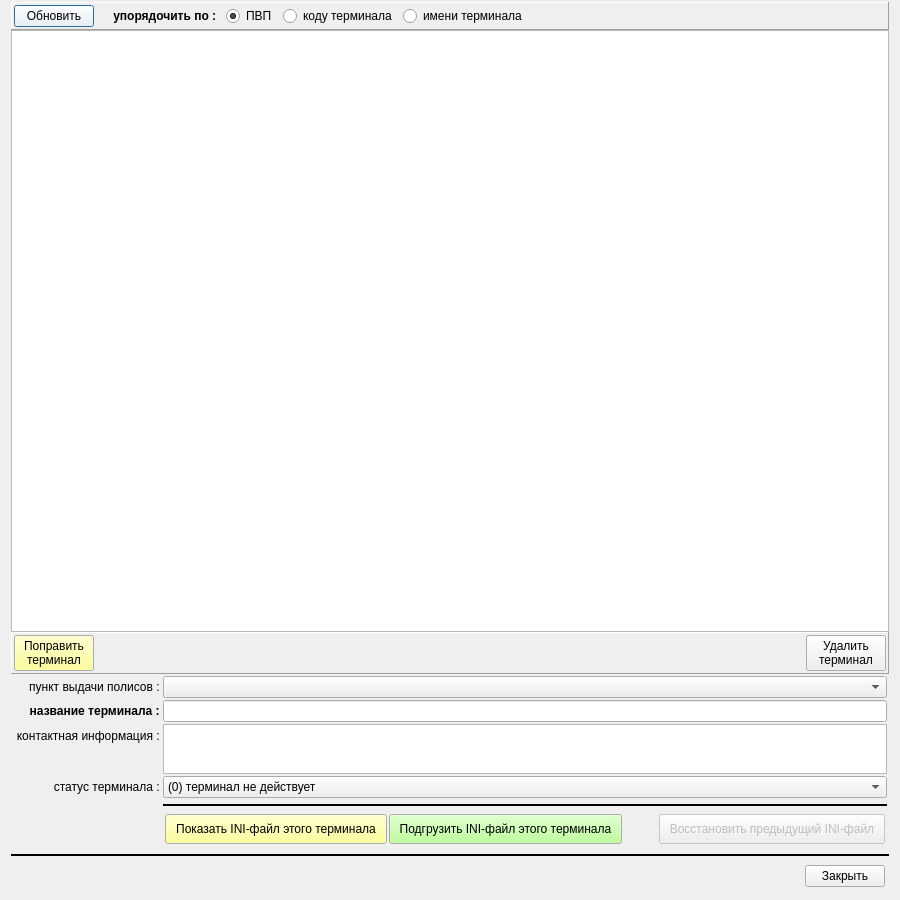
<?xml version="1.0" encoding="UTF-8"?>
<ui version="4.0">
 <class>terminals_wnd</class>
 <widget class="QDialog" name="terminals_wnd">
  <property name="geometry">
   <rect>
    <x>0</x>
    <y>0</y>
    <width>900</width>
    <height>900</height>
   </rect>
  </property>
  <property name="minimumSize">
   <size>
    <width>900</width>
    <height>0</height>
   </size>
  </property>
  <property name="windowTitle">
   <string>Справочник территорий (для отчётов по застрахованным)</string>
  </property>
  <layout class="QVBoxLayout" name="verticalLayout" stretch="0,1,0,0,0,0">
   <property name="spacing">
    <number>0</number>
   </property>
   <property name="topMargin">
    <number>2</number>
   </property>
   <item>
    <widget class="QFrame" name="frame">
     <property name="frameShape">
      <enum>QFrame::Panel</enum>
     </property>
     <property name="frameShadow">
      <enum>QFrame::Raised</enum>
     </property>
     <layout class="QHBoxLayout" name="horizontalLayout">
      <property name="spacing">
       <number>6</number>
      </property>
      <property name="leftMargin">
       <number>2</number>
      </property>
      <property name="topMargin">
       <number>2</number>
      </property>
      <property name="rightMargin">
       <number>2</number>
      </property>
      <property name="bottomMargin">
       <number>2</number>
      </property>
      <item>
       <widget class="QPushButton" name="bn_refresh">
        <property name="palette">
         <palette>
          <active>
           <colorrole role="Button">
            <brush brushstyle="SolidPattern">
             <color alpha="255">
              <red>255</red>
              <green>255</green>
              <blue>255</blue>
             </color>
            </brush>
           </colorrole>
          </active>
          <inactive>
           <colorrole role="Button">
            <brush brushstyle="SolidPattern">
             <color alpha="255">
              <red>255</red>
              <green>255</green>
              <blue>255</blue>
             </color>
            </brush>
           </colorrole>
          </inactive>
          <disabled>
           <colorrole role="Button">
            <brush brushstyle="SolidPattern">
             <color alpha="255">
              <red>255</red>
              <green>255</green>
              <blue>255</blue>
             </color>
            </brush>
           </colorrole>
          </disabled>
         </palette>
        </property>
        <property name="text">
         <string>Обновить</string>
        </property>
        <property name="icon">
         <iconset resource="_inko_pol2_res.qrc">
          <normaloff>:/refresh.png</normaloff>:/refresh.png</iconset>
        </property>
       </widget>
      </item>
      <item>
       <widget class="QLabel" name="label_4">
        <property name="font">
         <font>
          <weight>75</weight>
          <bold>true</bold>
         </font>
        </property>
        <property name="text">
         <string>    упорядочить по : </string>
        </property>
       </widget>
      </item>
      <item>
       <widget class="QRadioButton" name="rb_point">
        <property name="text">
         <string>ПВП</string>
        </property>
        <property name="checked">
         <bool>true</bool>
        </property>
       </widget>
      </item>
      <item>
       <widget class="QRadioButton" name="rb_term_code">
        <property name="text">
         <string>коду терминала</string>
        </property>
       </widget>
      </item>
      <item>
       <widget class="QRadioButton" name="rb_term_name">
        <property name="text">
         <string>имени терминала</string>
        </property>
       </widget>
      </item>
      <item>
       <spacer name="horizontalSpacer">
        <property name="orientation">
         <enum>Qt::Horizontal</enum>
        </property>
        <property name="sizeHint" stdset="0">
         <size>
          <width>40</width>
          <height>20</height>
         </size>
        </property>
       </spacer>
      </item>
     </layout>
    </widget>
   </item>
   <item>
    <widget class="QTableView" name="tab_terminals">
     <property name="selectionMode">
      <enum>QAbstractItemView::SingleSelection</enum>
     </property>
     <property name="selectionBehavior">
      <enum>QAbstractItemView::SelectRows</enum>
     </property>
     <attribute name="verticalHeaderDefaultSectionSize">
      <number>20</number>
     </attribute>
     <attribute name="verticalHeaderMinimumSectionSize">
      <number>20</number>
     </attribute>
    </widget>
   </item>
   <item>
    <widget class="QFrame" name="frame_2">
     <property name="frameShape">
      <enum>QFrame::Panel</enum>
     </property>
     <property name="frameShadow">
      <enum>QFrame::Raised</enum>
     </property>
     <layout class="QHBoxLayout" name="horizontalLayout_2">
      <property name="spacing">
       <number>2</number>
      </property>
      <property name="leftMargin">
       <number>2</number>
      </property>
      <property name="topMargin">
       <number>2</number>
      </property>
      <property name="rightMargin">
       <number>2</number>
      </property>
      <property name="bottomMargin">
       <number>2</number>
      </property>
      <item>
       <widget class="QPushButton" name="bn_edit">
        <property name="palette">
         <palette>
          <active>
           <colorrole role="Button">
            <brush brushstyle="SolidPattern">
             <color alpha="255">
              <red>255</red>
              <green>255</green>
              <blue>127</blue>
             </color>
            </brush>
           </colorrole>
          </active>
          <inactive>
           <colorrole role="Button">
            <brush brushstyle="SolidPattern">
             <color alpha="255">
              <red>255</red>
              <green>255</green>
              <blue>127</blue>
             </color>
            </brush>
           </colorrole>
          </inactive>
          <disabled>
           <colorrole role="Button">
            <brush brushstyle="SolidPattern">
             <color alpha="255">
              <red>255</red>
              <green>255</green>
              <blue>127</blue>
             </color>
            </brush>
           </colorrole>
          </disabled>
         </palette>
        </property>
        <property name="text">
         <string>Поправить
 терминал </string>
        </property>
       </widget>
      </item>
      <item>
       <spacer name="horizontalSpacer_2">
        <property name="orientation">
         <enum>Qt::Horizontal</enum>
        </property>
        <property name="sizeHint" stdset="0">
         <size>
          <width>40</width>
          <height>20</height>
         </size>
        </property>
       </spacer>
      </item>
      <item>
       <widget class="QPushButton" name="bn_delete">
        <property name="text">
         <string>Удалить
 терминал </string>
        </property>
       </widget>
      </item>
     </layout>
    </widget>
   </item>
   <item>
    <layout class="QFormLayout" name="formLayout">
     <property name="fieldGrowthPolicy">
      <enum>QFormLayout::AllNonFixedFieldsGrow</enum>
     </property>
     <property name="verticalSpacing">
      <number>2</number>
     </property>
     <property name="leftMargin">
      <number>2</number>
     </property>
     <property name="topMargin">
      <number>2</number>
     </property>
     <property name="rightMargin">
      <number>2</number>
     </property>
     <property name="bottomMargin">
      <number>2</number>
     </property>
     <item row="0" column="0">
      <widget class="QLabel" name="label_5">
       <property name="minimumSize">
        <size>
         <width>150</width>
         <height>0</height>
        </size>
       </property>
       <property name="maximumSize">
        <size>
         <width>150</width>
         <height>16777215</height>
        </size>
       </property>
       <property name="font">
        <font>
         <weight>50</weight>
         <bold>false</bold>
        </font>
       </property>
       <property name="text">
        <string>пункт выдачи полисов : </string>
       </property>
       <property name="alignment">
        <set>Qt::AlignRight|Qt::AlignTrailing|Qt::AlignVCenter</set>
       </property>
      </widget>
     </item>
     <item row="0" column="1">
      <widget class="QComboBox" name="combo_points"/>
     </item>
     <item row="1" column="0">
      <widget class="QLabel" name="label">
       <property name="minimumSize">
        <size>
         <width>150</width>
         <height>0</height>
        </size>
       </property>
       <property name="maximumSize">
        <size>
         <width>150</width>
         <height>16777215</height>
        </size>
       </property>
       <property name="font">
        <font>
         <weight>75</weight>
         <bold>true</bold>
        </font>
       </property>
       <property name="text">
        <string>название терминала : </string>
       </property>
       <property name="alignment">
        <set>Qt::AlignRight|Qt::AlignTrailing|Qt::AlignVCenter</set>
       </property>
      </widget>
     </item>
     <item row="1" column="1">
      <widget class="QLineEdit" name="ln_terminal_name">
       <property name="font">
        <font>
         <weight>75</weight>
         <bold>true</bold>
        </font>
       </property>
      </widget>
     </item>
     <item row="2" column="0">
      <widget class="QLabel" name="label_3">
       <property name="minimumSize">
        <size>
         <width>150</width>
         <height>0</height>
        </size>
       </property>
       <property name="maximumSize">
        <size>
         <width>150</width>
         <height>16777215</height>
        </size>
       </property>
       <property name="font">
        <font>
         <weight>50</weight>
         <bold>false</bold>
        </font>
       </property>
       <property name="text">
        <string>контактная информация : </string>
       </property>
       <property name="alignment">
        <set>Qt::AlignRight|Qt::AlignTrailing|Qt::AlignVCenter</set>
       </property>
      </widget>
     </item>
     <item row="2" column="1">
      <widget class="QTextEdit" name="te_contacts">
       <property name="minimumSize">
        <size>
         <width>0</width>
         <height>50</height>
        </size>
       </property>
       <property name="maximumSize">
        <size>
         <width>16777215</width>
         <height>50</height>
        </size>
       </property>
      </widget>
     </item>
     <item row="3" column="0">
      <widget class="QLabel" name="label_2">
       <property name="minimumSize">
        <size>
         <width>150</width>
         <height>0</height>
        </size>
       </property>
       <property name="maximumSize">
        <size>
         <width>150</width>
         <height>16777215</height>
        </size>
       </property>
       <property name="text">
        <string>статус терминала : </string>
       </property>
       <property name="alignment">
        <set>Qt::AlignRight|Qt::AlignTrailing|Qt::AlignVCenter</set>
       </property>
      </widget>
     </item>
     <item row="3" column="1">
      <widget class="QComboBox" name="combo_status">
       <item>
        <property name="text">
         <string>(0) терминал не действует</string>
        </property>
       </item>
       <item>
        <property name="text">
         <string>(1) терминал действует</string>
        </property>
       </item>
      </widget>
     </item>
     <item row="4" column="1">
      <widget class="Line" name="line_2">
       <property name="minimumSize">
        <size>
         <width>0</width>
         <height>10</height>
        </size>
       </property>
       <property name="frameShadow">
        <enum>QFrame::Plain</enum>
       </property>
       <property name="lineWidth">
        <number>2</number>
       </property>
       <property name="orientation">
        <enum>Qt::Horizontal</enum>
       </property>
      </widget>
     </item>
     <item row="5" column="1">
      <layout class="QHBoxLayout" name="horizontalLayout_3">
       <property name="spacing">
        <number>2</number>
       </property>
       <property name="leftMargin">
        <number>2</number>
       </property>
       <property name="topMargin">
        <number>2</number>
       </property>
       <property name="rightMargin">
        <number>2</number>
       </property>
       <property name="bottomMargin">
        <number>2</number>
       </property>
       <item>
        <widget class="QPushButton" name="bn_show_INI">
         <property name="minimumSize">
          <size>
           <width>0</width>
           <height>30</height>
          </size>
         </property>
         <property name="maximumSize">
          <size>
           <width>250</width>
           <height>16777215</height>
          </size>
         </property>
         <property name="palette">
          <palette>
           <active>
            <colorrole role="Button">
             <brush brushstyle="SolidPattern">
              <color alpha="255">
               <red>255</red>
               <green>255</green>
               <blue>127</blue>
              </color>
             </brush>
            </colorrole>
           </active>
           <inactive>
            <colorrole role="Button">
             <brush brushstyle="SolidPattern">
              <color alpha="255">
               <red>255</red>
               <green>255</green>
               <blue>127</blue>
              </color>
             </brush>
            </colorrole>
           </inactive>
           <disabled>
            <colorrole role="Button">
             <brush brushstyle="SolidPattern">
              <color alpha="255">
               <red>255</red>
               <green>255</green>
               <blue>127</blue>
              </color>
             </brush>
            </colorrole>
           </disabled>
          </palette>
         </property>
         <property name="text">
          <string>  Показать INI-файл этого терминала  </string>
         </property>
        </widget>
       </item>
       <item>
        <widget class="QPushButton" name="bn_load_INI">
         <property name="minimumSize">
          <size>
           <width>0</width>
           <height>30</height>
          </size>
         </property>
         <property name="maximumSize">
          <size>
           <width>250</width>
           <height>16777215</height>
          </size>
         </property>
         <property name="palette">
          <palette>
           <active>
            <colorrole role="Button">
             <brush brushstyle="SolidPattern">
              <color alpha="255">
               <red>170</red>
               <green>255</green>
               <blue>127</blue>
              </color>
             </brush>
            </colorrole>
           </active>
           <inactive>
            <colorrole role="Button">
             <brush brushstyle="SolidPattern">
              <color alpha="255">
               <red>170</red>
               <green>255</green>
               <blue>127</blue>
              </color>
             </brush>
            </colorrole>
           </inactive>
           <disabled>
            <colorrole role="Button">
             <brush brushstyle="SolidPattern">
              <color alpha="255">
               <red>170</red>
               <green>255</green>
               <blue>127</blue>
              </color>
             </brush>
            </colorrole>
           </disabled>
          </palette>
         </property>
         <property name="text">
          <string>  Подгрузить INI-файл этого терминала  </string>
         </property>
        </widget>
       </item>
       <item>
        <spacer name="horizontalSpacer_4">
         <property name="orientation">
          <enum>Qt::Horizontal</enum>
         </property>
         <property name="sizeHint" stdset="0">
          <size>
           <width>40</width>
           <height>20</height>
          </size>
         </property>
        </spacer>
       </item>
       <item>
        <widget class="QPushButton" name="bn_restore_INI">
         <property name="enabled">
          <bool>false</bool>
         </property>
         <property name="minimumSize">
          <size>
           <width>0</width>
           <height>30</height>
          </size>
         </property>
         <property name="maximumSize">
          <size>
           <width>250</width>
           <height>16777215</height>
          </size>
         </property>
         <property name="text">
          <string>  Восстановить предыдущий INI-файл  </string>
         </property>
        </widget>
       </item>
      </layout>
     </item>
    </layout>
   </item>
   <item>
    <widget class="Line" name="line">
     <property name="minimumSize">
      <size>
       <width>0</width>
       <height>15</height>
      </size>
     </property>
     <property name="frameShadow">
      <enum>QFrame::Plain</enum>
     </property>
     <property name="lineWidth">
      <number>2</number>
     </property>
     <property name="orientation">
      <enum>Qt::Horizontal</enum>
     </property>
    </widget>
   </item>
   <item>
    <layout class="QHBoxLayout" name="horizontalLayout_4">
     <property name="spacing">
      <number>2</number>
     </property>
     <property name="leftMargin">
      <number>2</number>
     </property>
     <property name="topMargin">
      <number>2</number>
     </property>
     <property name="rightMargin">
      <number>2</number>
     </property>
     <property name="bottomMargin">
      <number>2</number>
     </property>
     <item>
      <spacer name="horizontalSpacer_3">
       <property name="orientation">
        <enum>Qt::Horizontal</enum>
       </property>
       <property name="sizeHint" stdset="0">
        <size>
         <width>40</width>
         <height>20</height>
        </size>
       </property>
      </spacer>
     </item>
     <item>
      <widget class="QPushButton" name="bn_close">
       <property name="text">
        <string>Закрыть</string>
       </property>
      </widget>
     </item>
     <item>
      <layout class="QVBoxLayout" name="verticalLayout_2">
       <property name="spacing">
        <number>1</number>
       </property>
       <property name="leftMargin">
        <number>1</number>
       </property>
       <property name="topMargin">
        <number>1</number>
       </property>
       <property name="rightMargin">
        <number>1</number>
       </property>
       <property name="bottomMargin">
        <number>1</number>
       </property>
      </layout>
     </item>
    </layout>
   </item>
  </layout>
 </widget>
 <tabstops>
  <tabstop>tab_terminals</tabstop>
  <tabstop>bn_refresh</tabstop>
  <tabstop>bn_edit</tabstop>
  <tabstop>bn_delete</tabstop>
 </tabstops>
 <resources>
  <include location="_inko_pol2_res.qrc"/>
 </resources>
 <connections/>
</ui>
